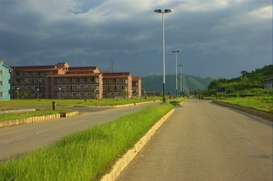
%> input picture 4. Corner Detection/IITG.jpg, 273 x 181 px, shrunk from 800 x 530 before the run
$ octave harris_corner_detection.m   (GNU Octave 9; MATLAB toolbox functions it lacks are replaced by stand-ins)
%> lines starting %> are read from the running program, lines starting %| are printed output that depends on the picture
%%                          Harris Corner Detection
%   V Khagesh Kumar
%   170102070
%   ECE
%   This program will take 2 minutes to compute.

clear;

original_image = imread('IITG.jpg');
%> original_image is the input picture: size 181x273x3 uint8; mean R, G, B 119, 124.2, 95
image = double(rgb2gray(original_image));

%% Hyper parameters
alpha = 0.06;   %constant for response functino R
gradient_x = [-1 0 1; -2 0 2; -1 0 1];
gradient_y = [-1 -2 -1; 0 0 0; 1 2 1];
f = 1; %3x3 gradient filter
window = 3;
W = ones(window,window); %consider uniform as of now
ff = floor(window/2);

%% Compute overhead
image = padarray(image,[f,f],'replicate');
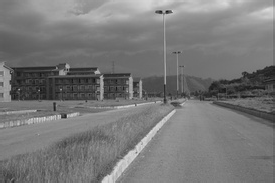
%> image: size 183x275 double; min 18, max 224, mean 119.6
[m,n,~] = size(original_image);
%> m = 181; n = 273
R = zeros(m,n); %Response Function
Mx = zeros(m,n);
My = zeros(m,n);

for i=1+f:m+f
    for j=1+f:n+f
        Mx(i-f,j-f) = sum(sum( gradient_x.*image(i-f:i+f,j-f:j+f) ));
        My(i-f,j-f) = sum(sum( gradient_y.*image(i-f:i+f,j-f:j+f) ));
    end
end
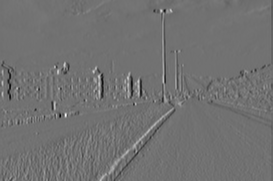
%> Mx: size 181x273 double; min -514, max 637, mean -0.5; drawn with min black and max white
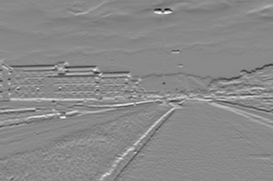
%> My: size 181x273 double; min -561, max 474, mean -2.4; drawn with min black and max white

for i=1+ff:m-ff
    for j=1+ff:n-ff
        Ix = Mx(i-ff:i+ff,j-ff:j+ff);
        Iy = My(i-ff:i+ff,j-ff:j+ff);

        a_11 = sum(sum(W.*Ix.*Ix));
        a_12 = sum(sum(W.*Ix.*Iy));
        a_21 = a_12;
        a_22 = sum(sum(W.*Iy.*Iy));

        M = [a_11 a_12; a_21 a_22];
        R(i,j) = det(M) - alpha*trace(M)^2;
    end
end
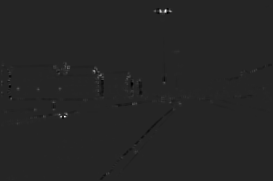
%> R: size 181x273 double; min -5.18e+10, max 2.98e+11, mean 210516731.1; drawn with min black and max white

%% Non-maximal Supression with Appropriate Threshold
R(R<1000000000) = 0; %Threshold
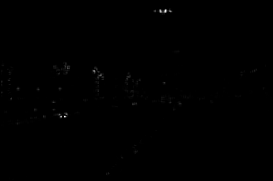
%> R: size 181x273 double; min 0, max 2.98e+11, mean 464540849.1; drawn with min black and max white

R_nonmax = R(2:m-1,2:n-1);
R_nonmax(R_nonmax<=R(1:m-2, 1:n-2) | ...
         R_nonmax<=R(1:m-2, 2:n-1) | ...
         R_nonmax<=R(1:m-2, 3:n  ) | ...
         R_nonmax<=R(3:m,   1:n-2) | ...
         R_nonmax<=R(3:m,   2:n-1) | ...
         R_nonmax<=R(3:m,   3:n  ) | ...
         R_nonmax<=R(2:m-1, 1:n-2) | ...
         R_nonmax<=R(2:m-1, 3:n  )) = 0;
%> R_nonmax: size 179x271 double; min 0, max 2.98e+11, mean 102530513.3
final_image = R_nonmax>0;
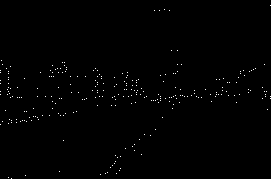
%> final_image: size 179x271 logical; 0.56% white in thin lines or dots

final_image = padarray(final_image,[1,1]);
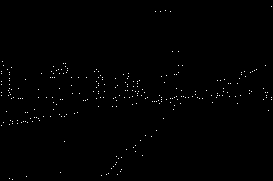
%> final_image: size 181x273 logical; 0.55% white in thin lines or dots
[X,Y] = find(final_image==1);
%> X = 271 values from 7 to 180; Y = 271 values from 2 to 272
%imshow(original_image);
imshow(rgb2gray(original_image));
hold on;
plt = scatter(Y,X,10,'+','r');
%> (this line was passed over: scatter is not available in this run)
title('Harris Corner Detection followed by Non-maximul Supression');

saveas(plt,'IITG_1_gray.jpg');
